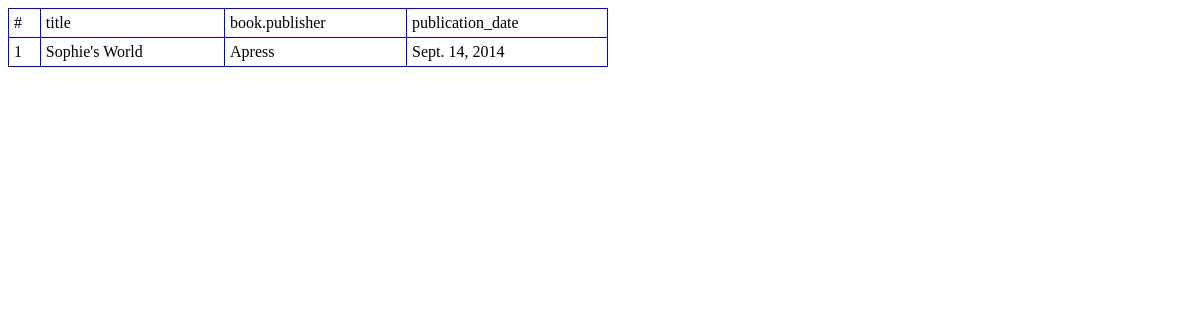
Page /chapter8_url_view/make_a_view_generic/book/ on the earlier database version.
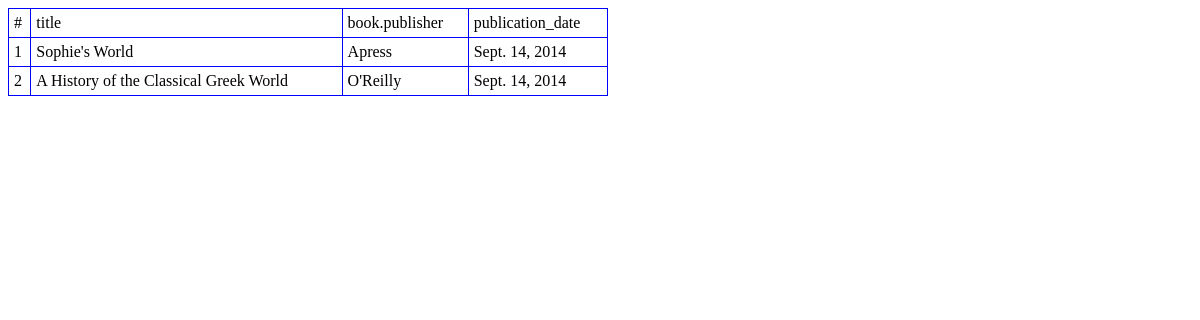
Same page on the later database version.
### books/models.py (models this page shows, shortened)
class Book(models.Model):
    title = models.CharField(max_length=100)
    author = models.ManyToManyField(Author)
    publisher = models.ForeignKey(Publisher)
    publication_date = models.DateField(blank=True, null=True)

class Publisher(models.Model):
    name = models.CharField(max_length=30)
    address = models.CharField(max_length=50)
    city = models.CharField(max_length=60)
    state_province = models.CharField(max_length=30)
    country = models.CharField(max_length=50)
    website = models.URLField()
    def __unicode__(self):
        return self.name

### mysite/objectView.py (the view)
# urls.py: url(r'^chapter8_url_view/make_a_view_generic/book/$','object_list',{'model':Book}),
def object_list(request,model):
    obj_list=model.objects.all()
    key_name=model.__name__.lower()
    template_name='make_a_view_generic/%s_list.html' % key_name
    key_name=key_name+'s'
    return render_to_response(template_name,{key_name:obj_list})

### mysite/templates/make_a_view_generic/book_list.html
<table width="600" border="0" bgcolor="blue" bordercolor="black" cellpadding="5" cellspacing="1">
		<tr bgcolor="white"  >
			<td>#</td>
			<td> title </td>
			<td>book.publisher </td>
			<td>publication_date </td>
		</tr>
        {% for book in books %}
		<tr bgcolor="white" >
			<td>{{ forloop.counter }}</td>
			<td>{{ book.title }}</td>
			<td>{{ book.publisher }}</td>
			<td>{{ book.publication_date }}</td>
		</tr>
        {% endfor %}
	</table>

Differences in the rows shown:
added Book: title "A History of the Classical Greek World", publisher "O'Reilly", publication_date "Sept. 14, 2014"
